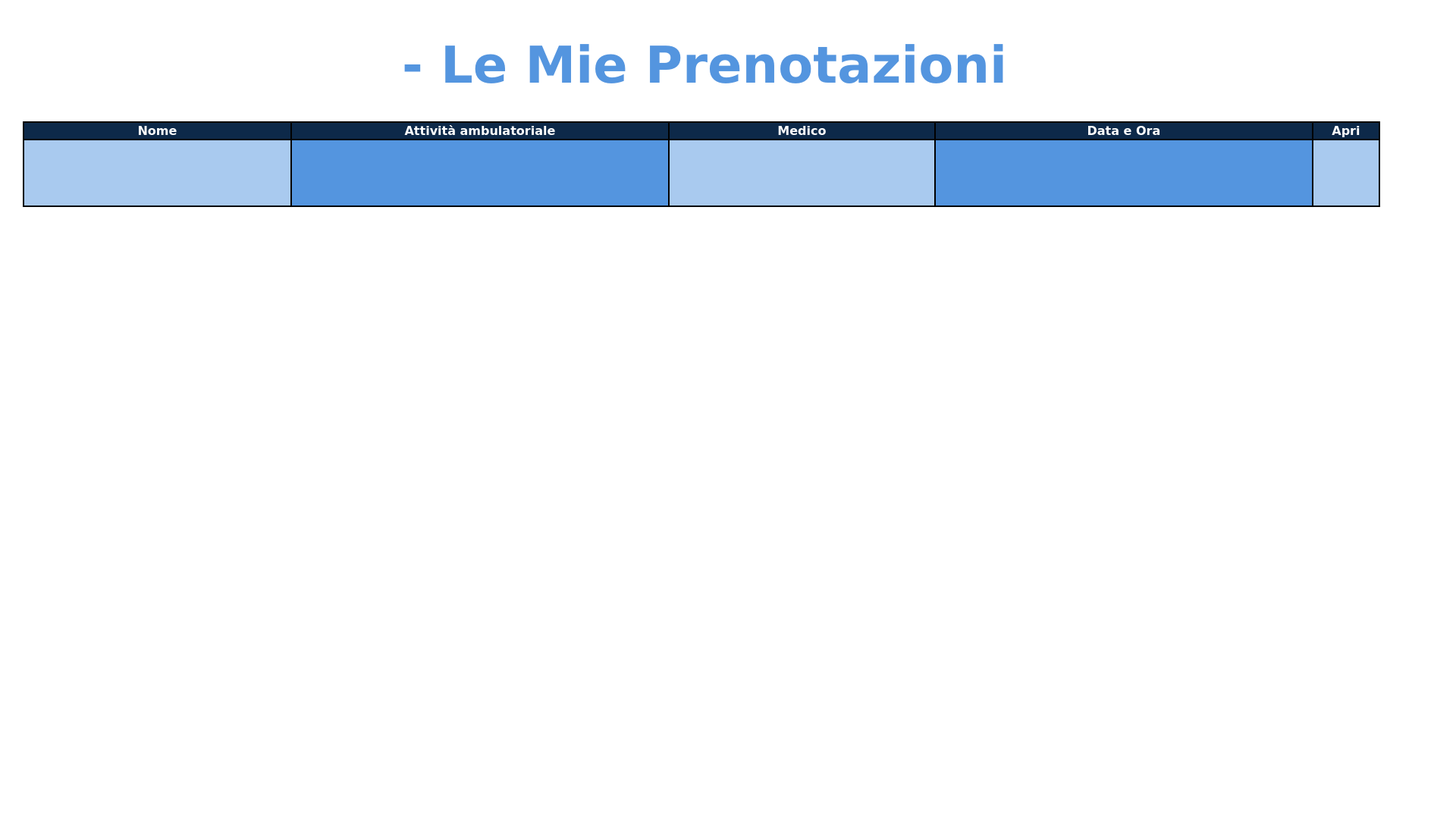
<?xml version="1.0" encoding="UTF-8"?>
<ui version="4.0">
 <class>prenotazioni_paziente</class>
 <widget class="QWidget" name="prenotazioni_paziente">
  <property name="geometry">
   <rect>
    <x>0</x>
    <y>0</y>
    <width>1920</width>
    <height>1080</height>
   </rect>
  </property>
  <property name="minimumSize">
   <size>
    <width>1920</width>
    <height>1080</height>
   </size>
  </property>
  <property name="maximumSize">
   <size>
    <width>1920</width>
    <height>1080</height>
   </size>
  </property>
  <property name="palette">
   <palette>
    <active>
     <colorrole role="Button">
      <brush brushstyle="SolidPattern">
       <color alpha="255">
        <red>255</red>
        <green>255</green>
        <blue>255</blue>
       </color>
      </brush>
     </colorrole>
     <colorrole role="Base">
      <brush brushstyle="SolidPattern">
       <color alpha="255">
        <red>255</red>
        <green>255</green>
        <blue>255</blue>
       </color>
      </brush>
     </colorrole>
     <colorrole role="Window">
      <brush brushstyle="SolidPattern">
       <color alpha="255">
        <red>255</red>
        <green>255</green>
        <blue>255</blue>
       </color>
      </brush>
     </colorrole>
    </active>
    <inactive>
     <colorrole role="Button">
      <brush brushstyle="SolidPattern">
       <color alpha="255">
        <red>255</red>
        <green>255</green>
        <blue>255</blue>
       </color>
      </brush>
     </colorrole>
     <colorrole role="Base">
      <brush brushstyle="SolidPattern">
       <color alpha="255">
        <red>255</red>
        <green>255</green>
        <blue>255</blue>
       </color>
      </brush>
     </colorrole>
     <colorrole role="Window">
      <brush brushstyle="SolidPattern">
       <color alpha="255">
        <red>255</red>
        <green>255</green>
        <blue>255</blue>
       </color>
      </brush>
     </colorrole>
    </inactive>
    <disabled>
     <colorrole role="Button">
      <brush brushstyle="SolidPattern">
       <color alpha="255">
        <red>255</red>
        <green>255</green>
        <blue>255</blue>
       </color>
      </brush>
     </colorrole>
     <colorrole role="Base">
      <brush brushstyle="SolidPattern">
       <color alpha="255">
        <red>255</red>
        <green>255</green>
        <blue>255</blue>
       </color>
      </brush>
     </colorrole>
     <colorrole role="Window">
      <brush brushstyle="SolidPattern">
       <color alpha="255">
        <red>255</red>
        <green>255</green>
        <blue>255</blue>
       </color>
      </brush>
     </colorrole>
    </disabled>
   </palette>
  </property>
  <property name="windowTitle">
   <string>Clinica Casa Alfredo</string>
  </property>
  <property name="windowIcon">
   <iconset>
    <normaloff>Immagini/logo_casa_alfredo.png</normaloff>Immagini/logo_casa_alfredo.png</iconset>
  </property>
  <property name="styleSheet">
   <string notr="true"/>
  </property>
  <widget class="QPushButton" name="tendina_button">
   <property name="geometry">
    <rect>
     <x>1820</x>
     <y>20</y>
     <width>70</width>
     <height>70</height>
    </rect>
   </property>
   <property name="cursor">
    <cursorShape>PointingHandCursor</cursorShape>
   </property>
   <property name="styleSheet">
    <string notr="true">QPushButton#tendina_button:pressed {
background-color: rgb(0, 0, 0, 0);
}</string>
   </property>
   <property name="text">
    <string/>
   </property>
   <property name="icon">
    <iconset>
     <normaloff>Immagini/tendina_chiusa.png</normaloff>Immagini/tendina_chiusa.png</iconset>
   </property>
   <property name="iconSize">
    <size>
     <width>70</width>
     <height>70</height>
    </size>
   </property>
   <property name="flat">
    <bool>true</bool>
   </property>
  </widget>
  <widget class="QLabel" name="le_mie_prenotazioni">
   <property name="geometry">
    <rect>
     <x>530</x>
     <y>20</y>
     <width>981</width>
     <height>131</height>
    </rect>
   </property>
   <property name="font">
    <font>
     <family>Verdana</family>
     <pointsize>50</pointsize>
     <weight>75</weight>
     <bold>true</bold>
    </font>
   </property>
   <property name="styleSheet">
    <string notr="true">color: rgb(84, 149, 223);</string>
   </property>
   <property name="text">
    <string>- Le Mie Prenotazioni</string>
   </property>
  </widget>
  <widget class="QLabel" name="logo">
   <property name="geometry">
    <rect>
     <x>10</x>
     <y>5</y>
     <width>110</width>
     <height>130</height>
    </rect>
   </property>
   <property name="text">
    <string/>
   </property>
   <property name="pixmap">
    <pixmap>Immagini/logo_casa_alfredo.png</pixmap>
   </property>
   <property name="scaledContents">
    <bool>true</bool>
   </property>
  </widget>
  <widget class="QLabel" name="titolo">
   <property name="geometry">
    <rect>
     <x>110</x>
     <y>20</y>
     <width>401</width>
     <height>110</height>
    </rect>
   </property>
   <property name="text">
    <string/>
   </property>
   <property name="pixmap">
    <pixmap>Immagini/titolo_casa_alfredo.png</pixmap>
   </property>
   <property name="scaledContents">
    <bool>true</bool>
   </property>
  </widget>
  <widget class="QScrollArea" name="tabella">
   <property name="geometry">
    <rect>
     <x>30</x>
     <y>160</y>
     <width>1811</width>
     <height>890</height>
    </rect>
   </property>
   <property name="palette">
    <palette>
     <active>
      <colorrole role="Button">
       <brush brushstyle="SolidPattern">
        <color alpha="255">
         <red>255</red>
         <green>255</green>
         <blue>255</blue>
        </color>
       </brush>
      </colorrole>
      <colorrole role="Base">
       <brush brushstyle="SolidPattern">
        <color alpha="255">
         <red>255</red>
         <green>255</green>
         <blue>255</blue>
        </color>
       </brush>
      </colorrole>
      <colorrole role="Window">
       <brush brushstyle="SolidPattern">
        <color alpha="255">
         <red>255</red>
         <green>255</green>
         <blue>255</blue>
        </color>
       </brush>
      </colorrole>
     </active>
     <inactive>
      <colorrole role="Button">
       <brush brushstyle="SolidPattern">
        <color alpha="255">
         <red>255</red>
         <green>255</green>
         <blue>255</blue>
        </color>
       </brush>
      </colorrole>
      <colorrole role="Base">
       <brush brushstyle="SolidPattern">
        <color alpha="255">
         <red>255</red>
         <green>255</green>
         <blue>255</blue>
        </color>
       </brush>
      </colorrole>
      <colorrole role="Window">
       <brush brushstyle="SolidPattern">
        <color alpha="255">
         <red>255</red>
         <green>255</green>
         <blue>255</blue>
        </color>
       </brush>
      </colorrole>
     </inactive>
     <disabled>
      <colorrole role="Button">
       <brush brushstyle="SolidPattern">
        <color alpha="255">
         <red>255</red>
         <green>255</green>
         <blue>255</blue>
        </color>
       </brush>
      </colorrole>
      <colorrole role="Base">
       <brush brushstyle="SolidPattern">
        <color alpha="255">
         <red>255</red>
         <green>255</green>
         <blue>255</blue>
        </color>
       </brush>
      </colorrole>
      <colorrole role="Window">
       <brush brushstyle="SolidPattern">
        <color alpha="255">
         <red>255</red>
         <green>255</green>
         <blue>255</blue>
        </color>
       </brush>
      </colorrole>
     </disabled>
    </palette>
   </property>
   <property name="styleSheet">
    <string notr="true">border: 0px solid;
background-color: rgb(255, 255, 255);</string>
   </property>
   <property name="verticalScrollBarPolicy">
    <enum>Qt::ScrollBarAsNeeded</enum>
   </property>
   <property name="horizontalScrollBarPolicy">
    <enum>Qt::ScrollBarAlwaysOff</enum>
   </property>
   <property name="widgetResizable">
    <bool>true</bool>
   </property>
   <widget class="QWidget" name="scrollAreaWidgetContents">
    <property name="geometry">
     <rect>
      <x>0</x>
      <y>0</y>
      <width>1811</width>
      <height>890</height>
     </rect>
    </property>
    <widget class="QLabel" name="nome">
     <property name="geometry">
      <rect>
       <x>0</x>
       <y>0</y>
       <width>355</width>
       <height>25</height>
      </rect>
     </property>
     <property name="font">
      <font>
       <family>Verdana</family>
       <pointsize>12</pointsize>
       <weight>75</weight>
       <bold>true</bold>
      </font>
     </property>
     <property name="styleSheet">
      <string notr="true">background-color: rgb(13, 41, 73);
color: rgb(255, 255, 255);
border: 2px solid;</string>
     </property>
     <property name="text">
      <string>Nome</string>
     </property>
     <property name="alignment">
      <set>Qt::AlignCenter</set>
     </property>
    </widget>
    <widget class="QLabel" name="attivita_ambulatoriale">
     <property name="geometry">
      <rect>
       <x>353</x>
       <y>0</y>
       <width>500</width>
       <height>25</height>
      </rect>
     </property>
     <property name="font">
      <font>
       <family>Verdana</family>
       <pointsize>12</pointsize>
       <weight>75</weight>
       <bold>true</bold>
      </font>
     </property>
     <property name="styleSheet">
      <string notr="true">background-color: rgb(13, 41, 73);
color: rgb(255, 255, 255);
border: 2px solid;</string>
     </property>
     <property name="text">
      <string>Attività ambulatoriale</string>
     </property>
     <property name="alignment">
      <set>Qt::AlignCenter</set>
     </property>
    </widget>
    <widget class="QLabel" name="medico">
     <property name="geometry">
      <rect>
       <x>851</x>
       <y>0</y>
       <width>353</width>
       <height>25</height>
      </rect>
     </property>
     <property name="font">
      <font>
       <family>Verdana</family>
       <pointsize>12</pointsize>
       <weight>75</weight>
       <bold>true</bold>
      </font>
     </property>
     <property name="styleSheet">
      <string notr="true">background-color: rgb(13, 41, 73);
color: rgb(255, 255, 255);
border: 2px solid;</string>
     </property>
     <property name="text">
      <string>Medico</string>
     </property>
     <property name="alignment">
      <set>Qt::AlignCenter</set>
     </property>
    </widget>
    <widget class="QLabel" name="data_e_ora">
     <property name="geometry">
      <rect>
       <x>1202</x>
       <y>0</y>
       <width>500</width>
       <height>25</height>
      </rect>
     </property>
     <property name="font">
      <font>
       <family>Verdana</family>
       <pointsize>12</pointsize>
       <weight>75</weight>
       <bold>true</bold>
      </font>
     </property>
     <property name="styleSheet">
      <string notr="true">background-color: rgb(13, 41, 73);
color: rgb(255, 255, 255);
border: 2px solid;</string>
     </property>
     <property name="text">
      <string>Data e Ora</string>
     </property>
     <property name="alignment">
      <set>Qt::AlignCenter</set>
     </property>
    </widget>
    <widget class="QLabel" name="apri">
     <property name="geometry">
      <rect>
       <x>1700</x>
       <y>0</y>
       <width>90</width>
       <height>25</height>
      </rect>
     </property>
     <property name="font">
      <font>
       <family>Verdana</family>
       <pointsize>12</pointsize>
       <weight>75</weight>
       <bold>true</bold>
      </font>
     </property>
     <property name="styleSheet">
      <string notr="true">background-color: rgb(13, 41, 73);
color: rgb(255, 255, 255);
border: 2px solid;</string>
     </property>
     <property name="text">
      <string>Apri</string>
     </property>
     <property name="alignment">
      <set>Qt::AlignCenter</set>
     </property>
    </widget>
    <widget class="QLabel" name="nome_label">
     <property name="geometry">
      <rect>
       <x>0</x>
       <y>23</y>
       <width>355</width>
       <height>90</height>
      </rect>
     </property>
     <property name="font">
      <font>
       <family>Verdana</family>
       <pointsize>12</pointsize>
      </font>
     </property>
     <property name="styleSheet">
      <string notr="true">border: 2px solid;
background-color: rgb(169, 202, 239);</string>
     </property>
     <property name="text">
      <string/>
     </property>
     <property name="alignment">
      <set>Qt::AlignCenter</set>
     </property>
    </widget>
    <widget class="QLabel" name="attivita_ambulatoriale_label">
     <property name="geometry">
      <rect>
       <x>353</x>
       <y>23</y>
       <width>500</width>
       <height>90</height>
      </rect>
     </property>
     <property name="font">
      <font>
       <family>Verdana</family>
       <pointsize>12</pointsize>
      </font>
     </property>
     <property name="styleSheet">
      <string notr="true">border: 2px solid;
background-color: rgb(84, 149, 223);</string>
     </property>
     <property name="text">
      <string/>
     </property>
     <property name="alignment">
      <set>Qt::AlignCenter</set>
     </property>
    </widget>
    <widget class="QLabel" name="medico_label">
     <property name="geometry">
      <rect>
       <x>851</x>
       <y>23</y>
       <width>353</width>
       <height>90</height>
      </rect>
     </property>
     <property name="font">
      <font>
       <family>Verdana</family>
       <pointsize>12</pointsize>
      </font>
     </property>
     <property name="styleSheet">
      <string notr="true">border: 2px solid;
background-color: rgb(169, 202, 239);</string>
     </property>
     <property name="text">
      <string/>
     </property>
     <property name="alignment">
      <set>Qt::AlignCenter</set>
     </property>
    </widget>
    <widget class="QLabel" name="data_e_ora_label">
     <property name="geometry">
      <rect>
       <x>1202</x>
       <y>23</y>
       <width>500</width>
       <height>90</height>
      </rect>
     </property>
     <property name="font">
      <font>
       <family>Verdana</family>
       <pointsize>12</pointsize>
      </font>
     </property>
     <property name="styleSheet">
      <string notr="true">border: 2px solid;
background-color: rgb(84, 149, 223);</string>
     </property>
     <property name="text">
      <string/>
     </property>
     <property name="alignment">
      <set>Qt::AlignCenter</set>
     </property>
    </widget>
    <widget class="QPushButton" name="apri_button">
     <property name="geometry">
      <rect>
       <x>1700</x>
       <y>23</y>
       <width>90</width>
       <height>90</height>
      </rect>
     </property>
     <property name="styleSheet">
      <string notr="true">border: 2px solid;
background-color: rgb(169, 202, 239);</string>
     </property>
     <property name="text">
      <string/>
     </property>
     <property name="icon">
      <iconset>
       <normaloff>Immagini/apri.png</normaloff>Immagini/apri.png</iconset>
     </property>
     <property name="iconSize">
      <size>
       <width>50</width>
       <height>50</height>
      </size>
     </property>
    </widget>
   </widget>
  </widget>
 </widget>
 <resources/>
 <connections/>
</ui>
